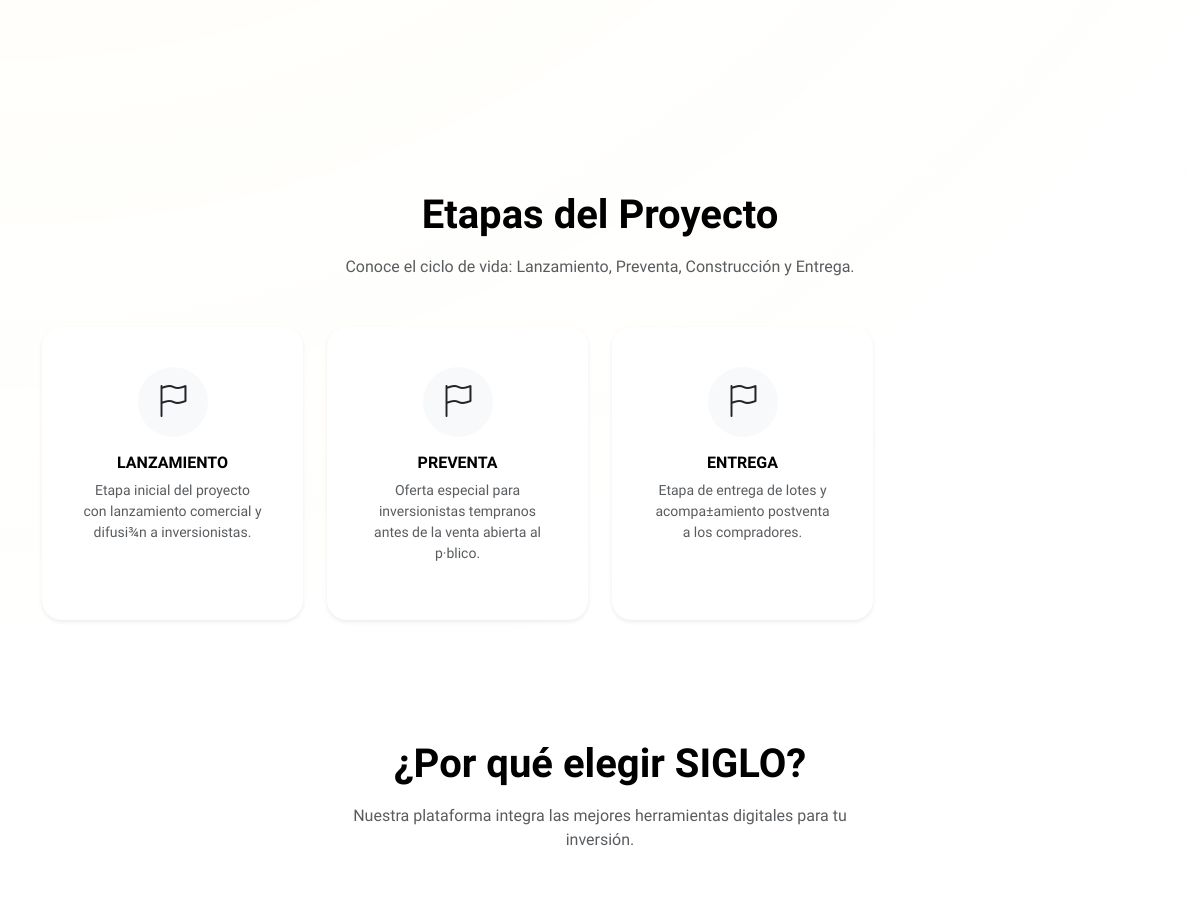
The app's page / (middle part), older data.
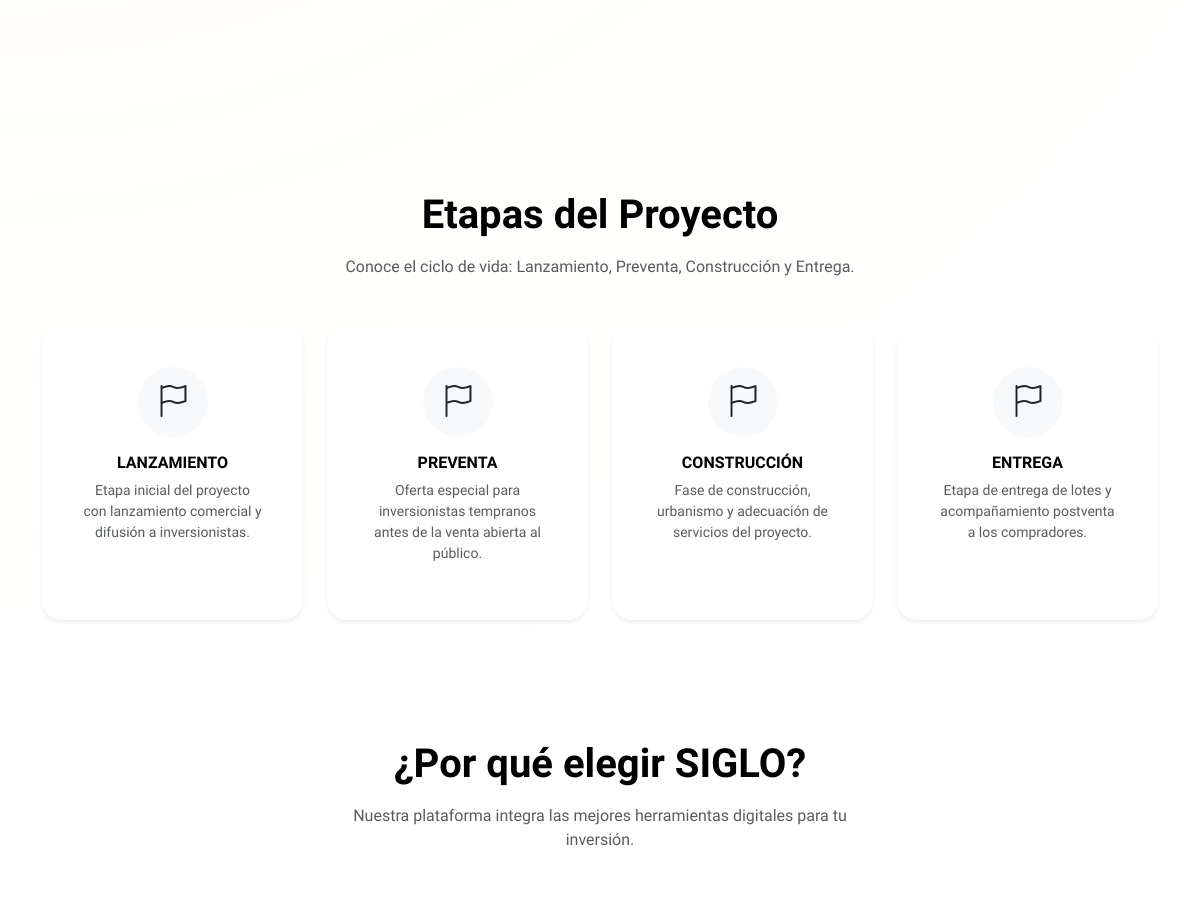
The same page, newer data.
### LOTES/models.py (models this page shows)
class Stage(models.Model):
    name = models.CharField(max_length=50)  # Lanzamiento, Preventa, etc.
    description = models.TextField()

### PROJECT_INFO/views.py (the view, shortened to what this page needs)
# urls.py: path('', project_views.dashboard, name='dashboard'),
def dashboard(request):
    desired_names = ["Lanzamiento", "Preventa", "Construcción", "Entrega"]
    stages_qs = Stage.objects.filter(name__in=desired_names)
    stage_map = {s.name: s for s in stages_qs}
    stages = [stage_map[name] for name in desired_names if name in stage_map]
    return render(request, "project_info/dashboard.html", {"stages": stages})

### PROJECT_INFO/templates/project_info/dashboard.html (shortened to what this page needs)
{% extends "index.html" %}
{% block content %}
<section class="hero-section py-5 mb-5">
    <div class="container py-lg-5">
    </div>
</section>
<section class="py-5">
    <div class="container">
        <div class="text-center mb-5" data-aos="fade-up">
            <h2 class="display-6 fw-bold mb-3">Etapas del Proyecto</h2>
            <p class="text-muted mx-auto" style="max-width: 520px;">
                Conoce el ciclo de vida: Lanzamiento, Preventa, Construcción y Entrega.
            </p>
        </div>
        <div class="row g-4">
            {% for stage in stages %}
            <div class="col-md-3" data-aos="fade-up" data-aos-delay="{{ forloop.counter0|add:'1' }}00">
                <div class="premium-card h-100 border-0 shadow-sm text-center">
                    <div class="mb-3 d-inline-flex align-items-center justify-content-center p-3 bg-light rounded-circle"
                        style="width: 70px; height: 70px;">
                        <i class="bi bi-flag fs-2 text-dark"></i>
                    </div>
                    <h3 class="h6 fw-bold text-uppercase mb-2">{{ stage.name }}</h3>
                    <p class="text-muted small">{{ stage.description }}</p>
                </div>
            </div>
            {% empty %}
            <div class="col-12">
                <div class="premium-card border-0 shadow-sm">
                    <p class="mb-0 text-muted">Aún no se han definido las etapas públicas del proyecto.</p>
                </div>
            </div>
            {% endfor %}
        </div>
    </div>
 </section>
<section class="features-section py-5">
    <div class="container py-4">
        <div class="text-center mb-5" data-aos="fade-up">
            <h2 class="display-6 fw-bold mb-3">¿Por qué elegir SIGLO?</h2>
            <p class="text-muted mx-auto" style="max-width: 500px;">Nuestra plataforma integra las mejores herramientas
                digitales para tu inversión.</p>
        </div>
        <div class="row g-4">
        </div>
    </div>
</section>
{% endblock %}

Row changes from the older to the newer data that the page shows:
changed Stage "LANZAMIENTO": description "Etapa inicial del proyecto con lanzamiento comercial y difusi¾n a inversionistas." → "Etapa inicial del proyecto con lanzamiento comercial y difusión a inversionistas."
changed Stage "PREVENTA": description "Oferta especial para inversionistas tempranos antes de la venta abierta al p·blico." → "Oferta especial para inversionistas tempranos antes de la venta abierta al público."
now on this page (row edited): Stage: name "CONSTRUCCIÓN", description "Fase de construcción, urbanismo y adecuación de servicios del proyecto."
changed Stage "ENTREGA": description "Etapa de entrega de lotes y acompa±amiento postventa a los compradores." → "Etapa de entrega de lotes y acompañamiento postventa a los compradores."
